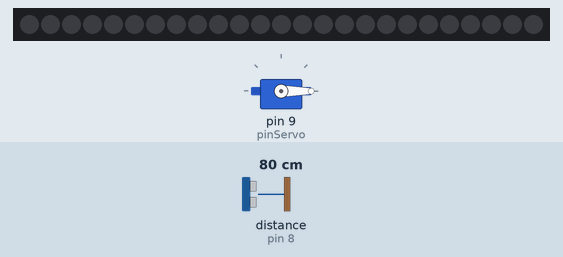
Simulated run of this program. Board: Arduino Uno, built with avr-gcc and run on an emulated ATmega328P. Parts: 25 RGB LEDs in strip order, left to right, servo. Wiring (inferred from the names in the program): ultrasonic range finder: trigger pin 7; echo pin 8. Inputs (shaded band) come from the test bench; at power-on: distance to the obstacle (sensor on pin 8) 80 cm. The echo pulse lasts 58.3 µs per cm; dim RGB values are drawn brighter than linear; random numbers use the default seed unless the program sets one.

Above: at 1.2 s.
1.3 s: distance to the obstacle (sensor on pin 8) set to 2 cm
At 1.5 s:
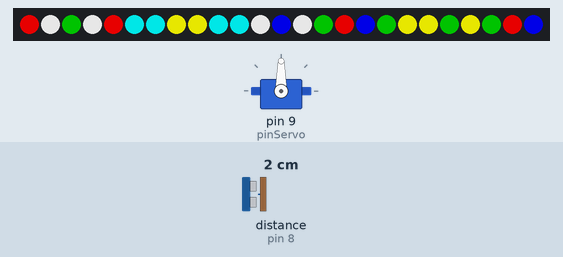
3.6 s: distance to the obstacle (sensor on pin 8) set to 35 cm
At 4.6 s:
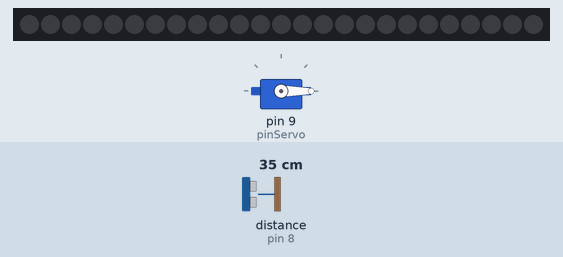
5.1 s: distance to the obstacle (sensor on pin 8) set to 4 cm
At 5.33 s:
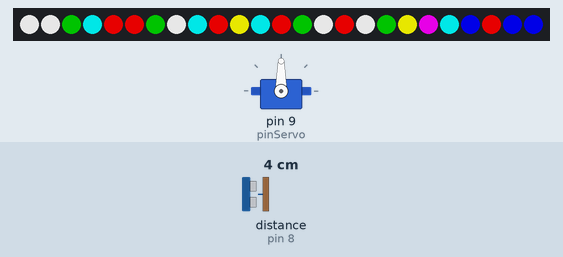
6.7 s: distance to the obstacle (sensor on pin 8) set to 60 cm
At 8.1 s:
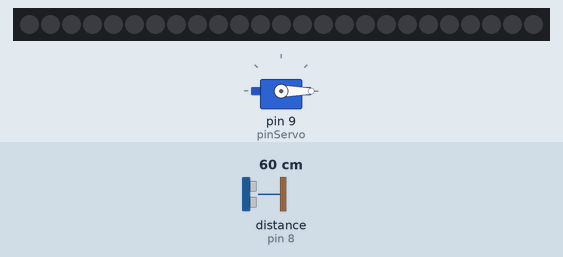
Timing chart, 0 to 9.2 s (numbered marks = the images above; inputs shaded):
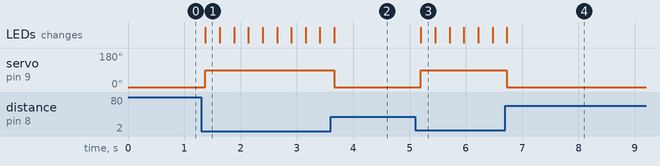

Measured:
- after the input at 1.3 s, servo on pin 9 (pinServo): 0° → 90° after 0.08 s; the LEDs: change after 0.08 s (image 1)
- after the input at 3.6 s, servo on pin 9 (pinServo): 90° → 0° after 0.06 s
- after the input at 5.1 s, servo on pin 9 (pinServo): 0° → 90° after 0.10 s; the LEDs: change after 0.10 s (image 3)
- after the input at 6.7 s, servo on pin 9 (pinServo): 90° → 0° at once

The program:

main.cpp
```cpp
#include <Arduino.h>
#include <FastLED.h>
#include <Servo.h>

// --- CONFIGURACIÓN TIRA WS2811 ---
// 75 LEDs a 12V = 25 chips (1 chip cada 3 LEDs)
#define NUM_LEDS     25
#define DATA_PIN     6
#define LED_TYPE     WS2811
#define COLOR_ORDER  BRG   // Si ves colores cambiados, probá RGB o GRB

CRGB leds[NUM_LEDS];

const CRGB colores[7] = {
  CRGB::Red,     // 0: Rojo
  CRGB::Green,   // 1: Verde
  CRGB::Blue,    // 2: Azul
  CRGB::White,   // 3: Blanco
  CRGB::Yellow,  // 4: Amarillo
  CRGB::Magenta, // 5: Magenta
  CRGB::Cyan     // 6: Cian
};

// --- CONFIGURACIÓN SENSOR HC-SR04 ---
const int pinTrig = 7;
const int pinEcho = 8;

// --- CONFIGURACIÓN SERVO SG90 ---
const int pinServo = 9;
Servo miServo;

// Distancia a la que se activa el sistema (en cm)
const int distanciaActivacion = 30;
bool estadoActivo = false;

// Mide distancia en centímetros usando HC-SR04
float medirDistancia() {
  digitalWrite(pinTrig, LOW);
  delayMicroseconds(2);
  digitalWrite(pinTrig, HIGH);
  delayMicroseconds(10);
  digitalWrite(pinTrig, LOW);

  long duracion = pulseIn(pinEcho, HIGH, 30000);
  if (duracion == 0) {
    return 999.0;
  }
  return (duracion * 0.0343) / 2.0;
}

void asignarColoresAleatorios() {
  for (int i = 0; i < NUM_LEDS; i++) {
    int indiceColor = random(0, 7);
    leds[i] = colores[indiceColor];
  }
  FastLED.show();
}

void apagarTira() {
  fill_solid(leds, NUM_LEDS, CRGB::Black);
  FastLED.show();
}

void setup() {
  FastLED.addLeds<LED_TYPE, DATA_PIN, COLOR_ORDER>(leds, NUM_LEDS);
  FastLED.setBrightness(180);
  fill_solid(leds, NUM_LEDS, CRGB::Black);
  FastLED.show();

  pinMode(pinTrig, OUTPUT);
  pinMode(pinEcho, INPUT);
  digitalWrite(pinTrig, LOW);

  miServo.attach(pinServo);
  miServo.write(0);

  randomSeed(analogRead(A3));
}

void loop() {
  float distancia = medirDistancia();

  if (distancia > 0 && distancia <= distanciaActivacion) {
    if (!estadoActivo) {
      miServo.write(90);
      estadoActivo = true;
    }
    asignarColoresAleatorios();
    delay(250);
  } else {
    if (estadoActivo) {
      miServo.write(0);
      apagarTira();
      estadoActivo = false;
    }
    delay(100);
  }
}
```
